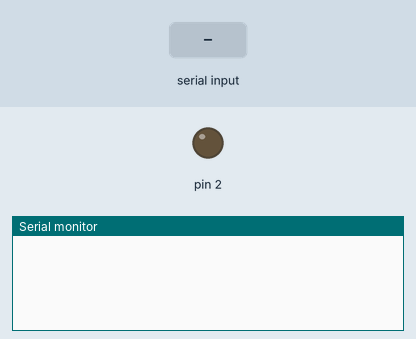
The sketch below on a simulated Arduino Uno, built with avr-gcc and run on an emulated ATmega328P. On the bench: output pins drawn as LEDs (lit = HIGH), the last lines printed to the serial monitor. Inputs (shaded band) come from the test bench.

Above: at 1.4 s.
1.5 s: "q" received over Serial
At 2.3 s:
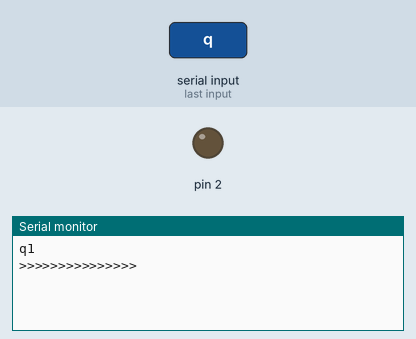
3.1 s: "w" received over Serial
At 3.5 s:
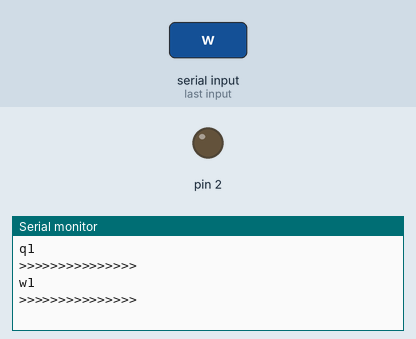
4.6 s: "o" received over Serial
At 5.9 s:
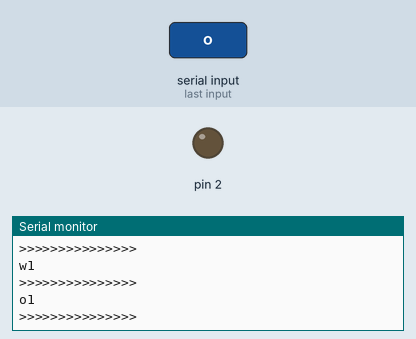

Measured:
- after the input at 1.5 s, the serial monitor: prints a new line after 0.10 s (image 1)
- after the input at 3.1 s, the serial monitor: prints a new line at once (image 2)
- after the input at 4.6 s, the serial monitor: prints a new line at once (image 3)

The sketch:

qwop.ino
```cpp
// requires the arudino to be loaded with the usb keyboard bootloader

uint8_t keysend[8] = { 0 };
int port = 1;
boolean qwop[4] =  {0};


// add these togther to have multiple
#define KEY_LEFT_CTRL	0x01
#define KEY_LEFT_SHIFT	0x02
#define KEY_RIGHT_CTRL	0x10
#define KEY_RIGHT_SHIFT	0x20

void setup()
{

   Serial.begin(19200);
   delay(200);
   pinMode(2, OUTPUT);


}

void loop(){

    keysend[0] = 0;
    keysend[2] = 0;
    keysend[3] = 0;
    keysend[4] = 0;
    keysend[5] = 0;
    keysend[6] = 0;
    keysend[7] = 0;

    port = 1;

   // change values here
   boolean qwop[4] =  {false,false,false,false};

    for (int i=0; i <= 3; i++){
      if(qwop[i]){
          check_port();
          keysend[port] = 4;
      }

   }

   boolean q = false;
   boolean w = false;
   boolean o = false;
   boolean p = false;

   char data;

   boolean vals[4] = {false, false, false, false};

   while(Serial.available() > 0){

      int incomingByte = 0;
      // read the incoming byte:
      incomingByte = Serial.read();

      if(incomingByte == 113){
        vals[0] = true;
        Serial.print('q');
        Serial.print(vals[0]);
        Serial.println();
      } else if(incomingByte == 119){
        vals[1] = true;
        Serial.print('w');
        Serial.print(vals[1]);
        Serial.println();
      } else if(incomingByte == 111){
        vals[2] = true;
        Serial.print('o');
        Serial.print(vals[2]);
        Serial.println();
      } else if(incomingByte == 112){
       vals[3] = true;
       Serial.print('p');
       Serial.print(vals[3]);
       Serial.println();
      }
      Serial.println(">>>>>>>>>>>>>>>");
//      Serial.println(incomingByte);

   }

   delay(100);

}


void check_port(){
     switch (port) {
            case 1:
                port = 2;
            break;
            case 2:
                port = 3;
            break;
            case 3:
                port = 4;
            break;
            case 4:
                port = 5;
            break;
            case 5:
                port = 6;
            break;
            case 6:
                port = 2;
            break;
     }
}
```
